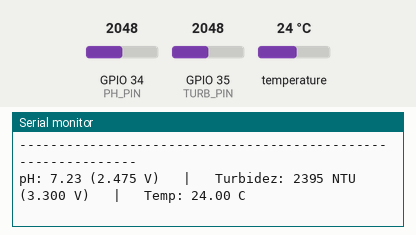
The sketch below on a simulated ESP32. Shown: the last lines printed to the serial monitor. The inputs (shaded band) are chosen by the test bench; at power-on: temperature 24 °C, GPIO 34 (PH_PIN) = 2048, GPIO 35 (TURB_PIN) = 2048 (analog values on the 0–4095 scale).

Above: at 1.5 s.
1.6 s: temperature set to 12 °C
3.1 s: GPIO 34 (PH_PIN) set to 2866
At 3.6 s:
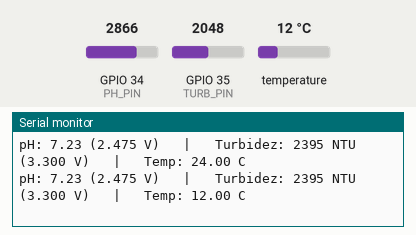
4.6 s: GPIO 35 (TURB_PIN) set to 2866
At 5.9 s:
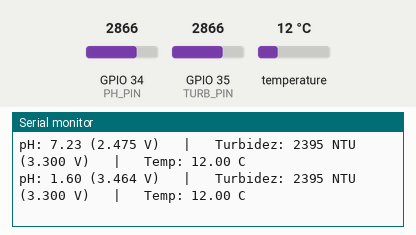
6.1 s: temperature set to 19 °C
At 7.5 s:
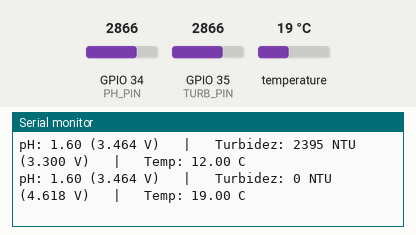
7.6 s: GPIO 34 (PH_PIN) set to 3040
9.1 s: GPIO 35 (TURB_PIN) set to 3040
At 9.6 s:
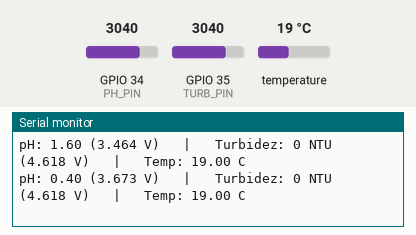
Timing chart, 0 to 11.6 s (numbered marks = the images above; inputs shaded):
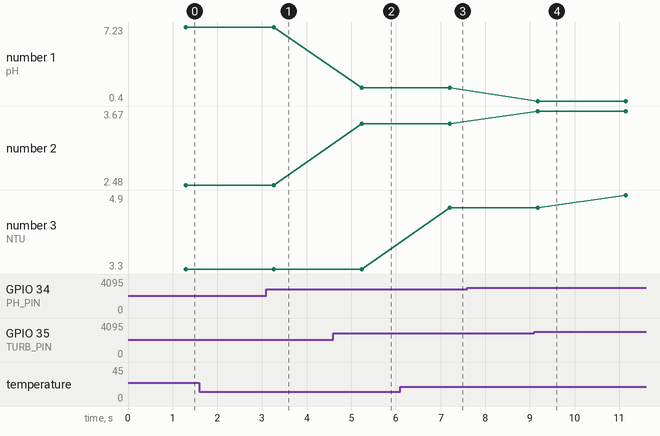

The sketch:

prueba.ino
```cpp
/**
 * @file    prueba.ino
 * @brief   Prueba de 3 sensores: pH (PH-4502C), Turbidez (TS-300B) y
 *          Temperatura (DS18B20) - SIGMAP-AQUA.
 * @target  ESP32-D0WD-V3 (WROOM-32), Arduino core 3.x
 *
 * PROPOSITO
 *   Validar pH, turbidez y temperatura sobre la placa soldada, sin WiFi ni
 *   pantalla. Imprime en el monitor serie (115200 baud) una linea por segundo.
 *
 * LIBRERIAS: OneWire y DallasTemperature (instalar desde el Library Manager).
 *
 * CABLEADO
 *   pH  PH-4502C  Po --> [10k] --+-- GPIO34 --+-- [20k] --> GND   factor 1.5
 *   Turbidez TS-300B  A  --> [10k] --+-- GPIO35 --+-- [10k] --> GND   factor 2.0
 *   Temp DS18B20  DATA --> GPIO32, pull-up 4.7k entre DATA y 3V3 (VCC a 3V3)
 *   Los analogicos (pH/turbidez) a 5 V; el DS18B20 a 3V3. GND COMUN con el ESP32.
 *   GPIO34 y GPIO35 son solo-entrada (ADC1).
 *
 * NOTA: pH y turbidez son ESTIMADOS con constantes de fabrica (falta calibrar);
 *   la temperatura del DS18B20 es directa, no necesita calibracion.
 */

#include <OneWire.h>
#include <DallasTemperature.h>

// ============================ pH (PH-4502C) =================================
static const uint8_t PH_PIN            = 34;     ///< GPIO34, entrada analogica (ADC1)
static const float   PH_DIVIDER_FACTOR = 1.5f;   ///< divisor 10k/20k: V_sonda = V_pin * 1.5
static const float   PH_SLOPE          = -5.70f; ///< recta de fabrica: pH = m*V + b
static const float   PH_INTERCEPT      = 21.34f;

// ========================== Turbidez (TS-300B) =============================
static const uint8_t TURB_PIN            = 35;     ///< GPIO35, entrada analogica (ADC1)
static const float   TURB_DIVIDER_FACTOR = 2.0f;   ///< divisor 10k/10k: V_sonda = V_pin * 2.0
static const float   TURB_VOLTS_CLEAN    = 4.20f;  ///< voltaje de agua limpia (referencia / calibracion)
static const float   TURB_VOLTS_DIRTY    = 2.50f;  ///< por debajo de esto -> NTU maximo
static const float   TURB_NTU_MAX        = 3000.0f;
static float         turbCleanRef        = TURB_VOLTS_CLEAN; ///< ref de agua limpia (ajustable al calibrar)

// ========================= Temperatura (DS18B20) ===========================
static const uint8_t TEMP_PIN = 32;   ///< GPIO32, bus OneWire (pull-up 4.7k a 3V3)
static OneWire oneWireBus(TEMP_PIN);
static DallasTemperature tempSensor(&oneWireBus);

// ============================== Muestreo ===================================
static const uint8_t  SAMPLE_COUNT   = 20;   ///< lecturas analogicas por medicion (promedio)
static const uint32_t READ_PERIOD_MS = 1000; ///< cada cuanto mide y muestra

/**
 * @brief  Lee el voltaje REAL de una sonda analogica, promediando muestras.
 * @param  gpio          Pin del ADC1 (32-39).
 * @param  dividerFactor Factor para recuperar el voltaje antes del divisor.
 * @return Voltaje de la sonda en voltios (ya corregido por el divisor).
 */
float readProbeVoltage(uint8_t gpio, float dividerFactor) {
  uint32_t totalMilliVolts = 0;
  for (uint8_t i = 0; i < SAMPLE_COUNT; i++) {
    totalMilliVolts += analogReadMilliVolts(gpio);  // mV reales en el pin (curva ADC de fabrica)
    delay(5);
  }
  const float pinVolts = (totalMilliVolts / (float)SAMPLE_COUNT) / 1000.0f;
  return pinVolts * dividerFactor;
}

/**
 * @brief  Convierte el voltaje de la sonda de pH a pH con la recta de fabrica.
 * @param  probeVolts Voltaje de la sonda en voltios.
 * @return pH estimado (0-14 aprox.).
 */
float voltageToPh(float probeVolts) {
  return PH_SLOPE * probeVolts + PH_INTERCEPT;
}

/**
 * @brief  Convierte el voltaje del TS-300B a NTU con la curva del fabricante.
 *         El voltaje se normaliza al punto de agua limpia (turbCleanRef = 0 NTU).
 * @param  probeVolts Voltaje real del sensor (ya sin el divisor).
 * @return Turbidez en NTU (0 = limpia, hasta 3000).
 */
float voltageToTurbidityNtu(float probeVolts) {
  if (turbCleanRef <= 0.1f) return NAN;
  const float v = probeVolts * (TURB_VOLTS_CLEAN / turbCleanRef);  // normalizado a la curva
  if (v >= TURB_VOLTS_CLEAN) return 0.0f;
  if (v <= TURB_VOLTS_DIRTY) return TURB_NTU_MAX;
  const float ntu = -1120.4f * v * v + 5742.3f * v - 4353.8f;
  return constrain(ntu, 0.0f, TURB_NTU_MAX);
}

/**
 * @brief  Lee la temperatura del DS18B20.
 * @return Temperatura en grados Celsius, o NAN si la sonda no responde.
 */
float readTemperatureCelsius() {
  tempSensor.requestTemperatures();
  const float celsius = tempSensor.getTempCByIndex(0);
  if (celsius == DEVICE_DISCONNECTED_C) return NAN;  // sonda ausente o mal cableada
  return celsius;
}

void setup() {
  Serial.begin(115200);
  delay(300);
  analogReadResolution(12);                      // 0-4095
  analogSetPinAttenuation(PH_PIN,   ADC_11db);   // rango ~0-3.1 V en el pin
  analogSetPinAttenuation(TURB_PIN, ADC_11db);
  tempSensor.begin();
  Serial.println();
  Serial.println(F("=== PRUEBA pH + TURBIDEZ + TEMPERATURA - SIGMAP-AQUA ==="));
  Serial.println(F("pH GPIO34 (x1.5) | Turbidez GPIO35 (x2.0) | Temp DS18B20 GPIO32"));
  Serial.println(F("--------------------------------------------------------------"));
}

void loop() {
  const float phVolts   = readProbeVoltage(PH_PIN,   PH_DIVIDER_FACTOR);
  const float phValue   = voltageToPh(phVolts);

  const float turbVolts = readProbeVoltage(TURB_PIN, TURB_DIVIDER_FACTOR);
  const float turbNtu   = voltageToTurbidityNtu(turbVolts);

  const float tempC     = readTemperatureCelsius();

  if (isnan(tempC)) {
    Serial.printf("pH: %.2f (%.3f V)   |   Turbidez: %.0f NTU (%.3f V)   |   Temp: --- (sin sonda)\n",
                  phValue, phVolts, turbNtu, turbVolts);
  } else {
    Serial.printf("pH: %.2f (%.3f V)   |   Turbidez: %.0f NTU (%.3f V)   |   Temp: %.2f C\n",
                  phValue, phVolts, turbNtu, turbVolts, tempC);
  }

  delay(READ_PERIOD_MS);
}
```

Measured:
- after the input at 6.1 s, the serial monitor: prints a new line after 1.1 s (image 3)
- plotted number 3: 4.62 → 4.9 after the input at 9.1 s
